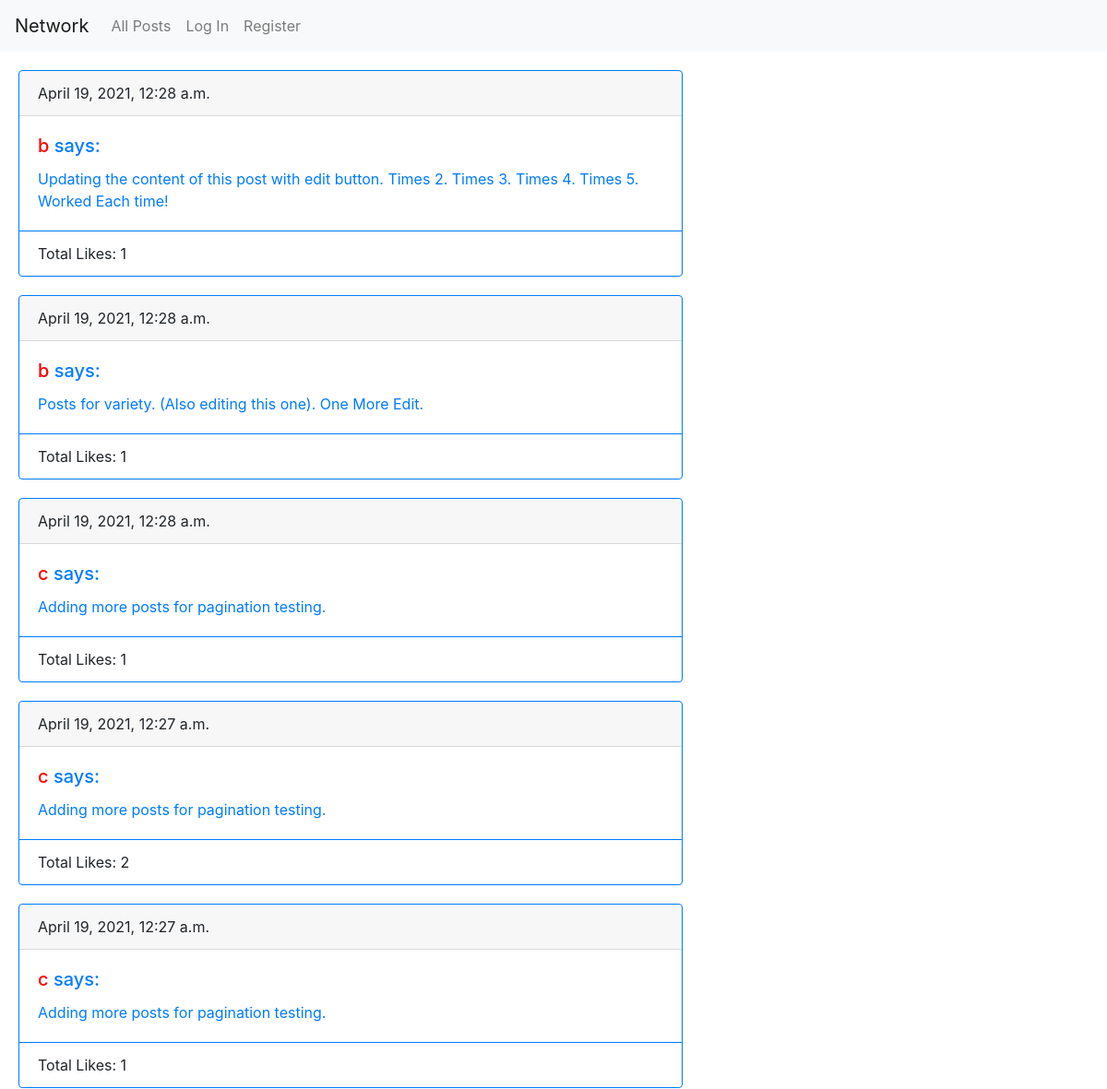
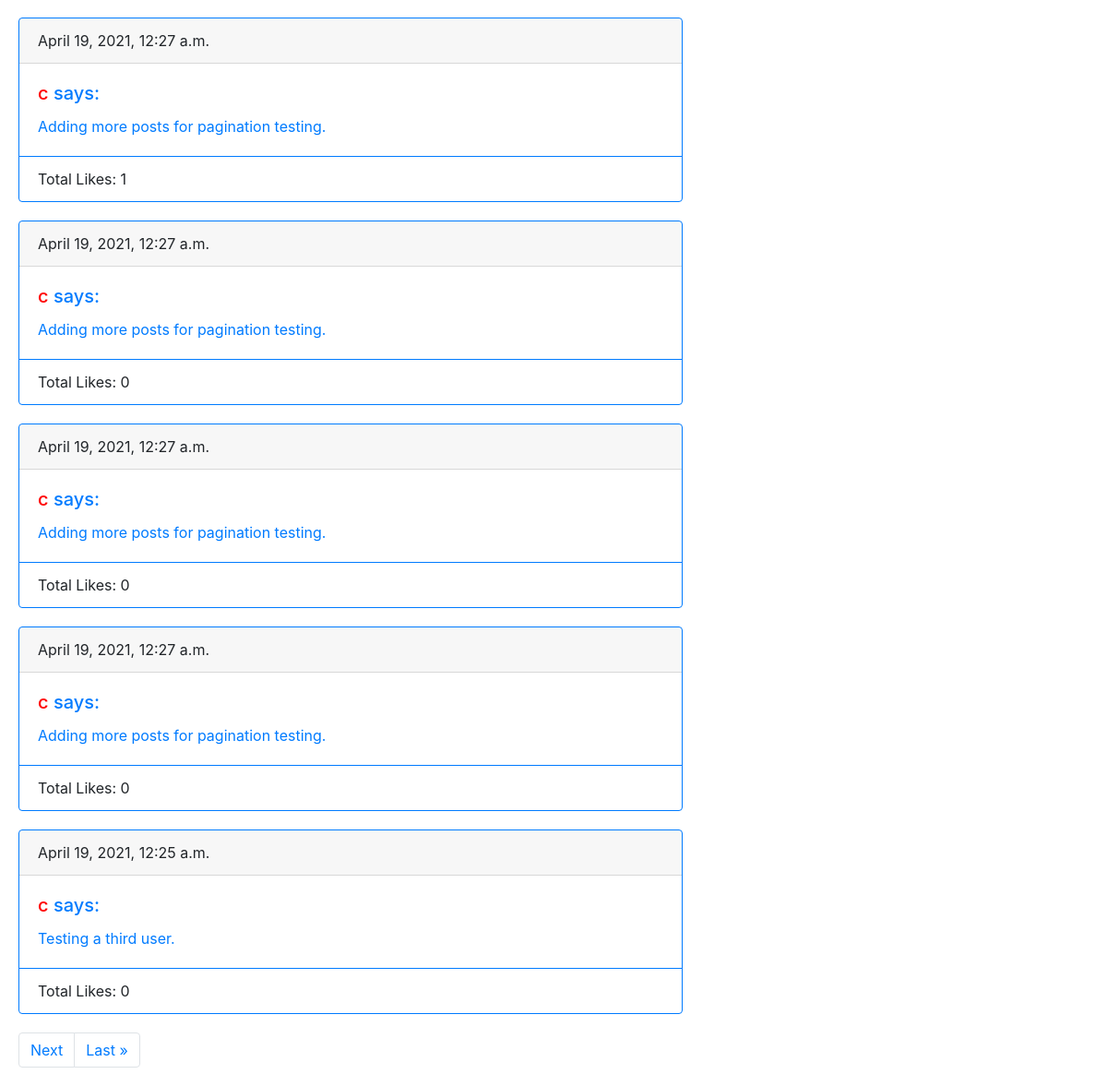
The page / on the database its author committed (2 pictures, top to bottom).
### network/models.py (models this page shows, shortened)
class Post(models.Model):
    author = models.ForeignKey(
        User,
        null=True,
        on_delete=models.CASCADE,
        related_name="author"
    )
    timestamp = models.DateTimeField(
        auto_now_add=True
    )
    content = models.CharField(
        max_length=1000,
        blank=False
    )
    likes = models.IntegerField(
        default=0,
        validators=[MinValueValidator(0)]
    )
    liked_by = models.ManyToManyField(
        User,
        blank=True,
        related_name="liked_by",
    )

class User(AbstractUser):
    following = models.ManyToManyField(
        'self',
        blank=True,
        symmetrical=False
    )

### network/views.py (the view)
# urls.py: path("", views.index, name="index"),
def index(request):
    posts = Post.objects.all().order_by('-timestamp')
    paginator = Paginator(posts, 10)
    page_number = request.GET.get('page')
    page_object = paginator.get_page(page_number)
    return render(request, "network/index.html", {"posts": page_object})

### network/templates/network/index.html (shortened to what this page needs)
{% extends "network/layout.html" %}
{% block body %}
    {% include "network/post_layout.html" %}
{% endblock %}

### network/templates/network/post_layout.html (shortened to what this page needs)
    {% if not posts %}
        <div class="posts">
            No posts found :(
        </div>
    {% else %}
        {% for post in posts %}
            <div class="posts card border-primary" style="max-width: 45rem;">
                <div class="card-header">{{ post.timestamp }}</div>
                <div class="card-body text-primary">
                    <h5 class="card-title">
                        <a class="user-link" href="{% url 'profile' post.author.username %}">{{ post.author.username }} </a> says:
                    </h5>
                    <p class="card-text" id="post-{{ post.id }}" data-post-id={{ post.id }}> {{ post.content }} </p>
                </div>
                <div class="card-footer bg-transparent border-primary">
                    <span id="total-{{post.id}}" class="like"> Total Likes: {{ post.likes }} </span>
                </div>
            </div>
        {% endfor %}
        <nav aria-label="post navigation" class="posts">
            <ul class="pagination">
            {% if posts.has_next %}
                <li class="page-item"><a class="page-link" href="?page={{ posts.next_page_number }}">Next</a></li>
                <li class="page-item"><a class="page-link" href="?page={{ posts.paginator.num_pages }}">Last &raquo;</a></li>
            {% endif %}
            </ul>
        </nav>
    {% endif %}

### network/static/network/styles.css (style rules this page uses)
.posts { margin: 20px; }
.user-link { color: red; }

### rows shown on the page
Post: timestamp "April 19, 2021, 12:28 a.m.", author.username "b", content "Updating the content of this post with edit button. Times 2. Times 3. Times 4. Times 5. Worked Each time!", likes "1"
Post: timestamp "April 19, 2021, 12:28 a.m.", author.username "b", content "Posts for variety. (Also editing this one). One More Edit.", likes "1"
Post: timestamp "April 19, 2021, 12:28 a.m.", author.username "c", content "Adding more posts for pagination testing.", likes "1"
Post: timestamp "April 19, 2021, 12:27 a.m.", author.username "c", content "Adding more posts for pagination testing.", likes "2"
Post: timestamp "April 19, 2021, 12:27 a.m.", author.username "c", content "Adding more posts for pagination testing.", likes "1"
Post: timestamp "April 19, 2021, 12:27 a.m.", author.username "c", content "Adding more posts for pagination testing.", likes "1"
Post: timestamp "April 19, 2021, 12:27 a.m.", author.username "c", content "Adding more posts for pagination testing.", likes "0"
Post: timestamp "April 19, 2021, 12:27 a.m.", author.username "c", content "Adding more posts for pagination testing.", likes "0"
Post: timestamp "April 19, 2021, 12:27 a.m.", author.username "c", content "Adding more posts for pagination testing.", likes "0"
Post: timestamp "April 19, 2021, 12:25 a.m.", author.username "c", content "Testing a third user.", likes "0"
